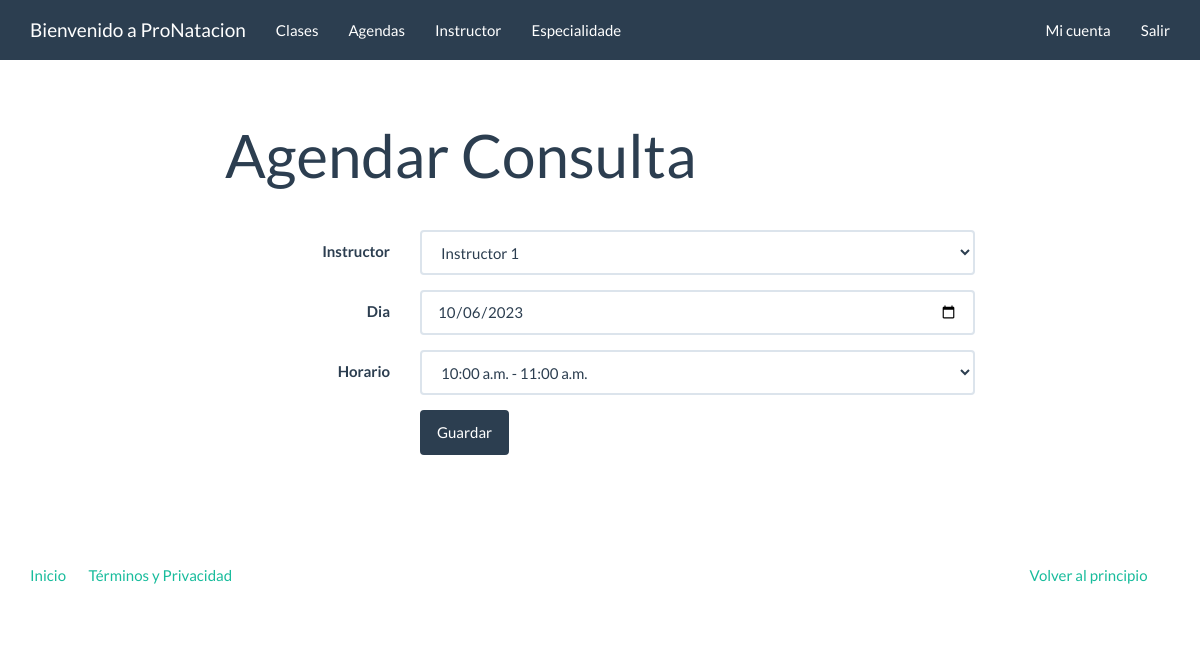
The page /instructores/agendar/actualizar/1/ (signed in) on the database its author committed.
### instructores/models.py (models this page shows, shortened)
class Agenda(models.Model):
    instructor = ForeignKey(Instructor, on_delete=models.CASCADE, related_name='agenda')
    dia = models.DateField(help_text="Ingrese una fecha para la agenda", validators=[validar_dia])
    HORARIOS = (
        ("1", "09:00 a.m. - 10:00 a.m."),
        ("2", "10:00 a.m. - 11:00 a.m."),
        ("3", "11:00 a.m. - 12:00 p.m."),
    )
    horario = models.CharField(max_length=10, choices=HORARIOS)
    user = models.ForeignKey(
        settings.AUTH_USER_MODEL,
        verbose_name='Usuario',
        on_delete=models.CASCADE
    )
    class Meta:
        unique_together = ('horario', 'dia')

### instructores/views.py (the view, shortened to what this page needs)
class AgendaActualizarView(LoginRequiredMixin, TestMixinIsAdmin, UpdateView):
    model = Agenda
    login_url = 'cuentas:login'
    template_name = 'instructores/agenda_cadastro.html'
    fields = ['instructor', 'dia', 'horario']
    success_url = reverse_lazy('instructores:agenda_lista')

### instructores/models.py (called while the page is built)
    def __str__(self):
        return f'{self.nombre}'

### instructores/views.py (called while the page is built)
    def test_func(self):
        is_admin_or_is_staff = self.request.user.is_superuser or \
            self.request.user.is_staff
        return bool(is_admin_or_is_staff)

### templates/instructores/agenda_cadastro.html (shortened to what this page needs)
{% extends "base.html" %}
{% load widget_tweaks %}
{% block container %}
    <div class="row">
        <div class="col-md-8 col-md-offset-2">
            <div class="page-header">
                <h1>Agendar Consulta</h1>
            </div>
            <form class="form-horizontal" method="post">
                <fieldset>
                    <div class="form-group{% if form.instructor.errors %} has-error{% endif %}">
                        <label for="{{ form.instructor.auto_id }}" class="col-md-3 control-label">
                            {{ form.instructor.label }}
                        </label>
                        <div class="col-md-9">
                            {% render_field form.instructor class="form-control" %}
                        </div>
                    </div>
                    <div class="form-group{% if form.dia.errors %} has-error{% endif %}">
                        <label for="{{ form.dia.auto_id }}" class="col-md-3 control-label">
                            {{ form.dia.label }}
                        </label>
                        <div class="col-md-9">
                            {% render_field form.dia type="date" class="form-control" placeholder="01/01/2022" %}
                        </div>
                    </div>
                    <div class="form-group{% if form.horario.errors %} has-error{% endif %}">
                        <label for="{{ form.horario.auto_id }}" class="col-md-3 control-label">
                            {{ form.horario.label }}
                        </label>
                        <div class="col-md-9">
                            {% render_field form.horario class="form-control" %}
                        </div>
                    </div>
                    <div class="form-group">
                        <div class="col-md-9 col-md-offset-3">
                            <button type="submit" class="btn btn-primary">Guardar</button>
                        </div>
                    </div>
                </fieldset>
            </form>
        </div>
    </div>
{% endblock %}

### static/assets/extra.css (style rules this page uses)
body { min-height: 100vh; display: flex; flex-direction: column; }

### rows shown on the page
Agenda: instructor "Instructor 1", dia "10/06/2023", horario "10:00 a.m. - 11:00 a.m."
